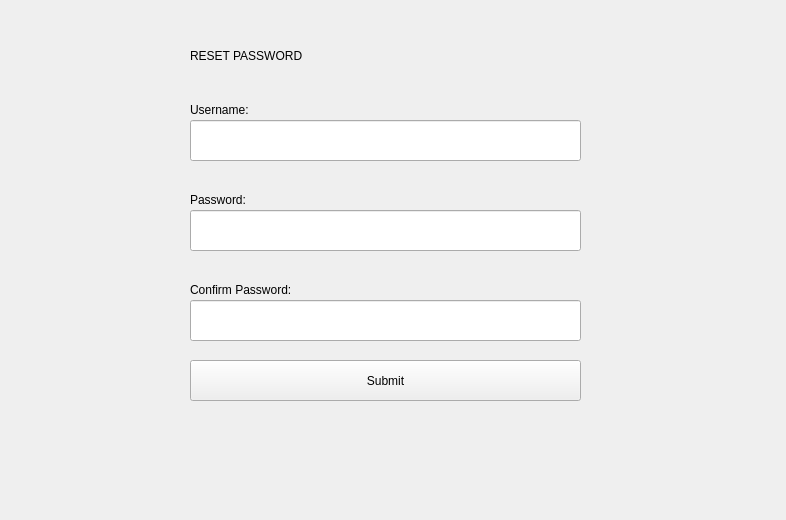
<?xml version="1.0" encoding="UTF-8"?>
<ui version="4.0">
 <class>ForgotPasswordWidget</class>
 <widget class="QWidget" name="ForgotPasswordWidget">
  <property name="geometry">
   <rect>
    <x>0</x>
    <y>0</y>
    <width>786</width>
    <height>520</height>
   </rect>
  </property>
  <property name="windowTitle">
   <string>Form</string>
  </property>
  <widget class="QLabel" name="label">
   <property name="geometry">
    <rect>
     <x>190</x>
     <y>40</y>
     <width>161</width>
     <height>31</height>
    </rect>
   </property>
   <property name="text">
    <string>RESET PASSWORD</string>
   </property>
  </widget>
  <widget class="QLabel" name="label_2">
   <property name="geometry">
    <rect>
     <x>190</x>
     <y>100</y>
     <width>81</width>
     <height>20</height>
    </rect>
   </property>
   <property name="text">
    <string>Username:</string>
   </property>
  </widget>
  <widget class="QLineEdit" name="usernameTextField">
   <property name="geometry">
    <rect>
     <x>190</x>
     <y>120</y>
     <width>391</width>
     <height>41</height>
    </rect>
   </property>
  </widget>
  <widget class="QLabel" name="label_3">
   <property name="geometry">
    <rect>
     <x>190</x>
     <y>190</y>
     <width>81</width>
     <height>20</height>
    </rect>
   </property>
   <property name="text">
    <string>Password:</string>
   </property>
  </widget>
  <widget class="QLineEdit" name="passwordTextField">
   <property name="geometry">
    <rect>
     <x>190</x>
     <y>210</y>
     <width>391</width>
     <height>41</height>
    </rect>
   </property>
  </widget>
  <widget class="QLineEdit" name="confirmPasswordField">
   <property name="geometry">
    <rect>
     <x>190</x>
     <y>300</y>
     <width>391</width>
     <height>41</height>
    </rect>
   </property>
  </widget>
  <widget class="QLabel" name="label_4">
   <property name="geometry">
    <rect>
     <x>190</x>
     <y>280</y>
     <width>131</width>
     <height>20</height>
    </rect>
   </property>
   <property name="text">
    <string>Confirm Password:</string>
   </property>
  </widget>
  <widget class="QPushButton" name="submitButton">
   <property name="geometry">
    <rect>
     <x>190</x>
     <y>360</y>
     <width>391</width>
     <height>41</height>
    </rect>
   </property>
   <property name="text">
    <string>Submit</string>
   </property>
  </widget>
 </widget>
 <resources/>
 <connections/>
</ui>
